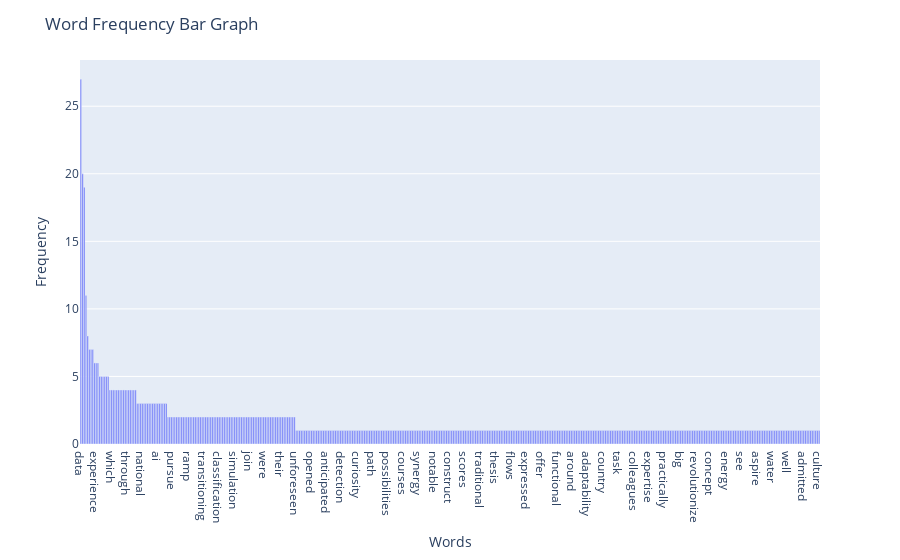

Notebook cell for this chart:
### Code cell
common_words = ["the", "and", "is", "a", "it", "in", "this", "an", "of", "with","my","a","m","texas","to","me"]

# Tokenize the text into words
words = re.findall(r'\w+', text.lower())

# Remove common words and words with frequency of 1
filtered_words = [word for word in words if word not in common_words]
word_count = Counter(filtered_words)

# Sort words by frequency in descending order
sorted_word_count = sorted(word_count.items(), key=lambda item: item[1], reverse=True)

# Separate sorted words and frequencies
word_list, frequency_list = zip(*sorted_word_count)

# Create a bar graph using Plotly
fig = px.bar(x=word_list, y=frequency_list, labels={'x': 'Words', 'y': 'Frequency'})
fig.update_layout(title_text='Word Frequency Bar Graph')

# Display the graph in Jupyter Notebook
display(fig)

### Figure 1 — Plotly figure (JSON) as saved in the notebook; plotly's stock layout.template omitted (floating-point values rounded to 4 significant figures; data arrays with more than 128 entries replaced by an {"elided": "..."} marker saying what was removed)
{"data": [{"alignmentgroup": "True", "hovertemplate": "Words=%{x}<br>Frequency=%{y}<extra></extra>", "legendgroup": "", "marker": {"color": "#636efa", "pattern": {"shape": ""}}, "name": "", "offsetgroup": "", "orientation": "v", "showlegend": false, "textposition": "auto", "type": "bar", "x": {"elided": "433 str values"}, "xaxis": "x", "y": {"elided": "433 int values"}, "yaxis": "y"}], "layout": {"barmode": "relative", "legend": {"tracegroupgap": 0}, "margin": {"t": 60}, "title": {"text": "Word Frequency Bar Graph"}, "xaxis": {"anchor": "y", "domain": [0, 1], "title": {"text": "Words"}}, "yaxis": {"anchor": "x", "domain": [0, 1], "title": {"text": "Frequency"}}}}
